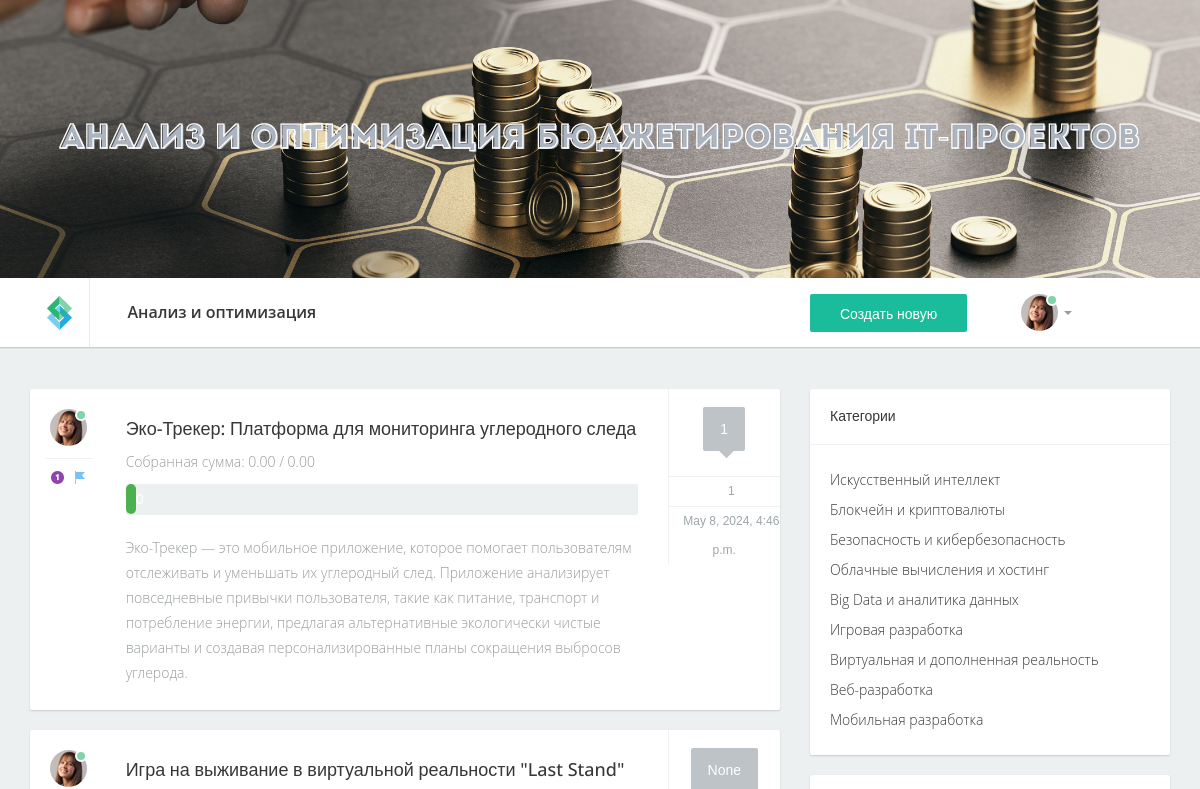
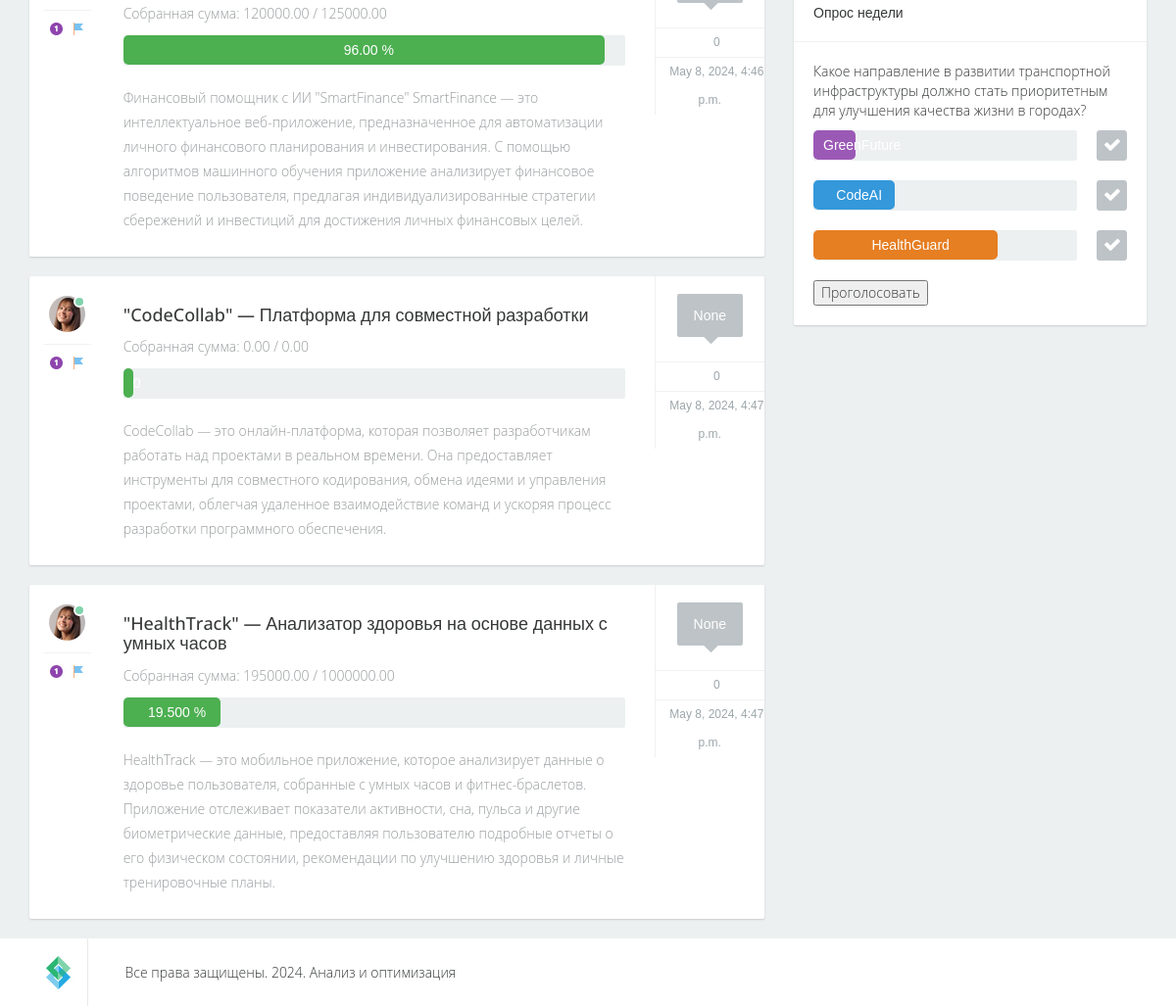
Page /forum/list on the committed database (2 pictures, top to bottom).
### forum/models.py (models this page shows, shortened)
class CityProblem(models.Model):
    title = models.CharField(max_length=200, verbose_name="Название")
    description = models.TextField(verbose_name="Описание")
    location = models.CharField(max_length=255, blank=True, verbose_name="Местоположение")
    created_at = models.DateTimeField(auto_now_add=True, verbose_name="Дата создания")
    updated_at = models.DateTimeField(auto_now=True, verbose_name="Дата обновления")
    author = models.ForeignKey(User, on_delete=models.CASCADE, related_name='city_problems', verbose_name="Автор")
    category = models.ForeignKey(Category, on_delete=models.SET_NULL, null=True, blank=True, verbose_name="Категория")
    collected_amount = models.DecimalField(max_digits=10, decimal_places=2, default=0.00,
                                           verbose_name="Собранная сумма")
    total_amount = models.DecimalField(max_digits=10, decimal_places=2, default=0.00, verbose_name="Необходимая сумма")
    def progress_percentage(self):
        if self.total_amount > 0:
            return (self.collected_amount / self.total_amount) * 100
        return 0
    class Meta:
        verbose_name = "IT проект"
        verbose_name_plural = "IT проекты"

class Category(models.Model):
    name = models.CharField(max_length=100, verbose_name="Название категории")
    class Meta:
        verbose_name = "Категория"
        verbose_name_plural = "Категории"

class Poll(models.Model):
    question = models.TextField(verbose_name="Вопрос")
    class Meta:
        verbose_name = "Опрос"
        verbose_name_plural = "Опросы"

class Answer(models.Model):
    poll = models.ForeignKey(Poll, related_name='answers', on_delete=models.CASCADE, verbose_name="Опрос")
    answer_text = models.CharField(max_length=255, verbose_name="Текст ответа")
    votes = models.PositiveIntegerField(default=0, verbose_name="Количество голосов")
    class Meta:
        verbose_name = "Ответ"
        verbose_name_plural = "Ответы"

### forum/views.py (the view, shortened to what this page needs)
# urls.py: path('list', views.ForumListView.as_view(), name='forum_list'),
class ForumListView(TemplateResponseMixin, View):
    template_name = 'forum.html'
    def get(self, request, *args, **kwargs):
        category_id = self.kwargs.get('category_id', None)
        сategories = Category.objects.all()
        polls = Poll.objects.all()
        if category_id:
            problems = CityProblem.objects.filter(category=category_id)
            return self.render_to_response({'problems': problems, 'сategories': сategories, 'polls': polls})
        problems = CityProblem.objects.all()
        return self.render_to_response({'problems': problems, 'сategories': сategories, 'polls': polls})

### forum/templatetags/custom_tags.py (called while the page is built)
@register.filter
def sum_votes(solutions):
    return solutions.aggregate(total_votes=Sum('vote_set__value'))['total_votes']

### templates/forum.html (shortened to what this page needs)
{% extends 'base.html'  %}
{% load static %}
{% load custom_tags %}
{% block content %}
<section class="content">
    <br><br>
                <div class="container">
                    <div class="row">
                        <div class="col-lg-8 col-md-8">
                            {% for problem in problems %}
                            <div class="post">
                                <div class="wrap-ut pull-left">
                                    <div class="userinfo pull-left">
                                        <div class="avatar">
                                            <img src="{% static 'images/avatar.jpg' %}" alt="" />
                                            <div class="status green">&nbsp;</div>
                                        </div>
                                        <div class="icons">
                                            <img src="{% static 'images/icon1.jpg' %}" alt="" /><img src="{% static 'images/icon4.jpg' %}" alt="" />
                                        </div>
                                    </div>
                                    <div class="posttext pull-left">
                                        <h2><a href="{% url 'forum:city_problem_detail' problem.id %}">{{problem.title}}</a></h2>
                                        <p>Собранная сумма: {{ problem.collected_amount }} / {{ problem.total_amount }}</p>
                                        <div class="progress">
                                            <div class="progress-bar" role="progressbar" aria-valuenow="{{ problem.progress_percentage }}" aria-valuemin="0" aria-valuemax="100" style="width: {{ problem.progress_percentage }}%">
                                                {{ problem.progress_percentage }} %
                                            </div>
                                        </div>
                                        <p>{{problem.description}}</p>
                                    </div>
                                    <div class="clearfix"></div>
                                </div>
                                <div class="postinfo pull-left">
                                    <div class="comments">
                                        <div class="commentbg">
                                            {{ problem.solutions|sum_votes }}
                                            <div class="mark"></div>
                                        </div>
                                    </div>
                                    <div class="views"><i class="fa fa-eye"></i> {{ problem.solutions.count }}</div>
                                    <div class="time"><i class="fa fa-clock-o"></i> {{ problem.created_at }}</div>
                                </div>
                                <div class="clearfix"></div>
                            </div>
                            {% endfor %}
                        </div>
                        <div class="col-lg-4 col-md-4">
                            <div class="sidebarblock">
                                <h3>Категории</h3>
                                <div class="divline"></div>
                                <div class="blocktxt">
                                    <ul class="cats">
                                        {% for сategory in сategories %}
                                        <li><a href="{% url 'forum:forum_list' сategory.id %}">{{сategory.name}} </a></li>
                                        {% endfor %}
                                    </ul>
                                </div>
                            </div>
                            {% for poll in polls %}
                                <div class="sidebarblock">
                                    <h3>Опрос недели</h3>
                                    <div class="divline"></div>
                                    <div class="blocktxt">
                                        <p>Какое направление в развитии транспортной инфраструктуры должно стать приоритетным для улучшения качества жизни в городах?</p>
                                        <form id="poll-form" method="post" class="form">
                                            <table class="poll">
                                                {% for answer in poll.answers.all %}
                                                <tr>
                                                    <td>
                                                        <div class="progress">
                                                            <div class="progress-bar color{{ forloop.counter }}" role="progressbar" aria-valuenow="{{ answer.votes }}" aria-valuemin="0" aria-valuemax="100" style="width: {{ answer.votes }}%">
                                                                {{ answer.answer_text }}
                                                            </div>
                                                        </div>
                                                    </td>
                                                    <td class="chbox">
                                                        <label for="opt{{ forloop.counter }}"></label>
                                                    </td>
                                                </tr>
                                                {% endfor %}
                                            </table>
                                            <button type="submit">Проголосовать</button>
                                        </form>
                                    </div>
                                </div>
                            {% endfor %}
                        </div>
                    </div>
                </div>
            </section>
{% endblock %}

### templates/base.html (shortened to what this page needs)
{% load static %}
<!DOCTYPE html>
<html lang="en">
    <head>
        <link href="{% static 'css/bootstrap.min.css' %}" rel="stylesheet">
        <link href="{% static 'css/custom.css' %}" rel="stylesheet">
        <link rel="stylesheet" href="{% static 'font-awesome-4.0.3/css/font-awesome.min.css' %}">
        <link rel="stylesheet" type="text/css" href="{% static 'css/style.css' %}" media="screen" />
        <link rel="stylesheet" type="text/css" href="{% static 'rs-plugin/css/settings.css' %}" media="screen" />
    </head>
    <body>
        <div class="container-fluid">
            <div class="tp-banner-container">
                <div class="tp-banner" >
                    <ul>
                        <li data-transition="fade" data-slotamount="7" data-masterspeed="1500" >
                        </li>
                    </ul>
                </div>
            </div>
            <div class="headernav">
                <div class="container">
                    <div class="row">
                        <div class="col-lg-1 col-xs-3 col-sm-2 col-md-2 logo "><a href="{% url 'forum:forum_list' %}"><img src="{% static 'images/logo.jpg' %}" alt=""  /></a></div>
                        <div class="col-lg-3 col-xs-9 col-sm-5 col-md-3 selecttopic">
                            <div class="dropdown">
                                <a  href="{% url 'forum:forum_list' %}" >Анализ и оптимизация</a>
                            </div>
                        </div>
                        <div class="col-lg-4 search hidden-xs hidden-sm col-md-3">
                        </div>
                        <div class="col-lg-4 col-xs-12 col-sm-5 col-md-4 avt">
                            <div class="stnt pull-left">
                                <a href="{% url 'forum:cityproblem_create' %}" class="form">
                                    <button class="btn btn-primary">Создать новую</button>
                                </a>
                            </div>
                            <div class="env pull-left"><i class="fa fa-envelope"></i></div>
                            <div class="avatar pull-left dropdown">
                                <a data-toggle="dropdown" href=""><img src="{% static 'images/avatar.jpg' %}" alt="" /></a> <b class="caret"></b>
                                <div class="status green">&nbsp;</div>
                            </div>
                            <div class="clearfix"></div>
                        </div>
                    </div>
                </div>
            </div>
            {% block content %}
            {% endblock %}
            <footer>
                <div class="container">
                    <div class="row">
                        <div class="col-lg-1 col-xs-3 col-sm-2 logo "><a href="index.html#"><img src="images/logo.jpg" alt=""  /></a></div>
                        <div class="col-lg-8 col-xs-9 col-sm-5 ">Все права защищены. 2024. Анализ и оптимизация</div>
                        <div class="col-lg-3 col-xs-12 col-sm-5 sociconcent">
                            <ul class="socialicons">
                                <li><a href="index.html#"><i class="fa fa-facebook-square"></i></a></li>
                                <li><a href="index.html#"><i class="fa fa-twitter"></i></a></li>
                                <li><a href="index.html#"><i class="fa fa-google-plus"></i></a></li>
                                <li><a href="index.html#"><i class="fa fa-dribbble"></i></a></li>
                                <li><a href="index.html#"><i class="fa fa-cloud"></i></a></li>
                                <li><a href="index.html#"><i class="fa fa-rss"></i></a></li>
                            </ul>
                        </div>
                    </div>
                </div>
            </footer>
        </div>
    </body>
</html>

### static/css/style.css (style rules this page uses)
.tp-banner-container { width:100%; position:relative; padding:0; }
.tp-banner { width:100%; position:relative; }

### rows in the picture
CityProblem: title "Эко-Трекер: Платформа для мониторинга углеродного следа", collected_amount "0.00", total_amount "0.00", description "Эко-Трекер — это мобильное приложение, которое помогает пользователям отслеживать и уменьшать их углеродный след. Приложение анализирует повседневные привычки пользователя, такие как питание, транспорт и потребление энергии, предлагая альтернативные экологически чистые варианты и создавая персонализированные планы сокращения выбросов углерода.", solutions|sum_votes "1", solutions.count "1", created_at "May 8, 2024, 4:46 p.m."
CityProblem: title "Игра на выживание в виртуальной реальности \"Last Stand\"", collected_amount "120000.00", total_amount "125000.00", progress_percentage "96.00", description "Финансовый помощник с ИИ \"SmartFinance\" SmartFinance — это интеллектуальное веб-приложение, предназначенное для автоматизации личного финансового планирования и инвестирования. С помощью алгоритмов машинного обучения приложение анализирует финансовое поведение пользователя, предлагая индивидуализированные стратегии сбережений и инвестиций для достижения личных финансовых целей.", solutions|sum_votes "None", solutions.count "0", created_at "May 8, 2024, 4:46 p.m."
CityProblem: title "\"CodeCollab\" — Платформа для совместной разработки", collected_amount "0.00", total_amount "0.00", description "CodeCollab — это онлайн-платформа, которая позволяет разработчикам работать над проектами в реальном времени. Она предоставляет инструменты для совместного кодирования, обмена идеями и управления проектами, облегчая удаленное взаимодействие команд и ускоряя процесс разработки программного обеспечения.", solutions|sum_votes "None", solutions.count "0", created_at "May 8, 2024, 4:47 p.m."
CityProblem: title "\"HealthTrack\" — Анализатор здоровья на основе данных с умных часов", collected_amount "195000.00", total_amount "1000000.00", progress_percentage "19.500", description "HealthTrack — это мобильное приложение, которое анализирует данные о здоровье пользователя, собранные с умных часов и фитнес-браслетов. Приложение отслеживает показатели активности, сна, пульса и другие биометрические данные, предоставляя пользователю подробные отчеты о его физическом состоянии, рекомендации по улучшению здоровья и личные тренировочные планы.", solutions|sum_votes "None", solutions.count "0", created_at "May 8, 2024, 4:47 p.m."
Category: name "Искусственный интеллект"
Category: name "Блокчейн и криптовалюты"
Category: name "Безопасность и кибербезопасность"
Category: name "Облачные вычисления и хостинг"
Category: name "Big Data и аналитика данных"
Category: name "Игровая разработка"
Category: name "Виртуальная и дополненная реальность"
Category: name "Веб-разработка"
Category: name "Мобильная разработка"
Answer: answer_text "GreenFuture"
Answer: {{ answer.votes }} 31 (drawn), answer_text "CodeAI"
Answer: {{ answer.votes }} 70 (drawn), answer_text "HealthGuard"
